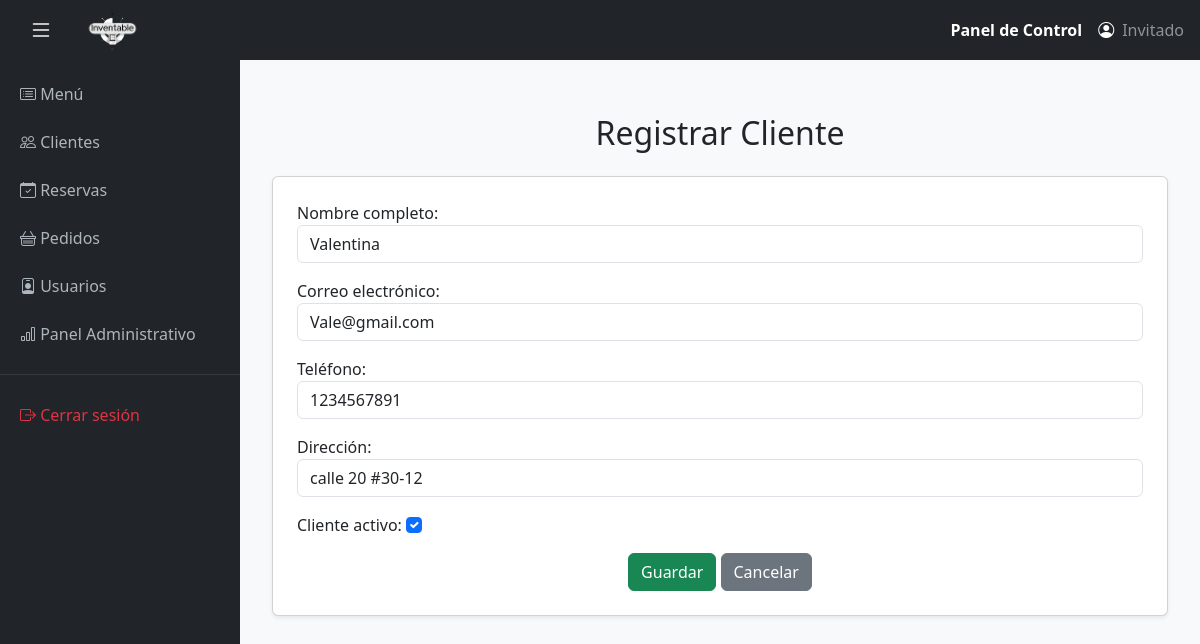
Page /clientes/editar/1/ on the committed database.
### clientes/models.py (models this page shows, shortened)
class Cliente(models.Model):
    nombre = models.CharField(max_length=100)
    correo = models.EmailField(unique=True)
    telefono = models.CharField(max_length=15)
    direccion = models.CharField(max_length=200, blank=True, default='')
    activo = models.BooleanField(default=True)

### clientes/views.py (the view)
# urls.py: path('editar/<int:id>/', views.editar_cliente, name='editar_cliente'),
def editar_cliente(request, id):
    cliente = get_object_or_404(Cliente, id=id)
    if request.method == 'POST':
        form = ClienteForm(request.POST, instance=cliente)
        if form.is_valid():
            form.save()
            return redirect('clientes:lista_clientes')
    else:
        form = ClienteForm(instance=cliente)
    return render(request, 'clientes/editar_clientes.html', {'form': form})

### clientes/forms.py
class ClienteForm(forms.ModelForm):
    class Meta:
        model = Cliente
        fields = ['nombre', 'correo', 'telefono', 'direccion', 'activo']
        widgets = {
            'nombre': forms.TextInput(attrs={'class': 'form-control'}),
            'correo': forms.EmailInput(attrs={'class': 'form-control'}),
            'telefono': forms.TextInput(attrs={'class': 'form-control'}),
            'direccion': forms.TextInput(attrs={'class': 'form-control'}),
            'activo': forms.CheckboxInput(attrs={'class': 'form-check-input'}),
        }
        labels = {
            'nombre': 'Nombre completo',
            'correo': 'Correo electrónico',
            'telefono': 'Teléfono',
            'direccion': 'Dirección',
            'activo': 'Cliente activo',
        }

### usuarios/context_processor.py (called while the page is built)
def usuario_logeado(request):
    if request.user.is_authenticated:
        try:
            usuario = Empleado.objects.get(id=request.user.id)
            return {"usuario": usuario}
        except Empleado.DoesNotExist:
            return {"usuario": None}
    return {"usuario": None}

### clientes/templates/clientes/editar_clientes.html (shortened to what this page needs)
{% extends 'base.html' %}
{% block content %}
<div class="container mt-4">
    <h2 class="mb-4 text-center">Registrar Cliente</h2>
    <form method="post" class="card p-4 shadow-sm">
        {{ form.as_p }}
        <div class="text-center">
            <button type="submit" class="btn btn-success">Guardar</button>
            <a href="{% url 'clientes:lista_clientes' %}" class="btn btn-secondary">Cancelar</a>
        </div>
    </form>
</div>
{% endblock %}

### templates/base.html (style rules this page uses)
body { background-color: #f8f9fa; }

### rows in the picture
Cliente: nombre "Valentina", correo "Vale@gmail.com", telefono "1234567891", direccion "calle 20 #30-12", activo "☑"
